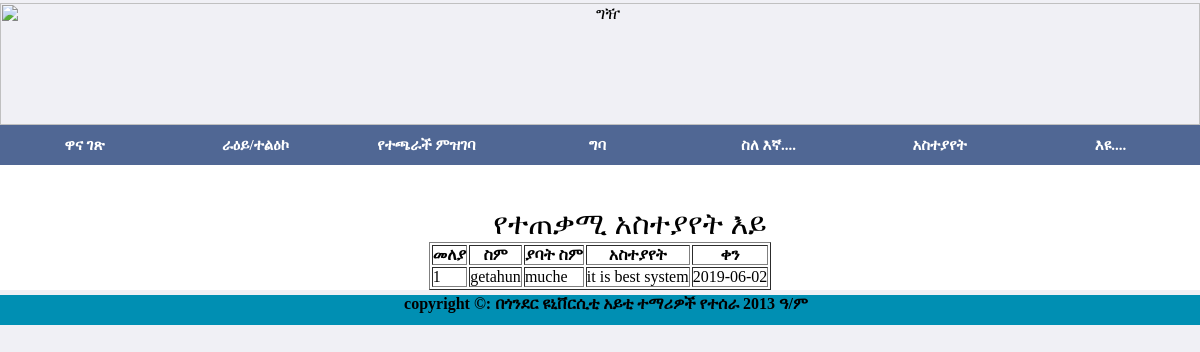
Before: /commented2.php with the older database file.
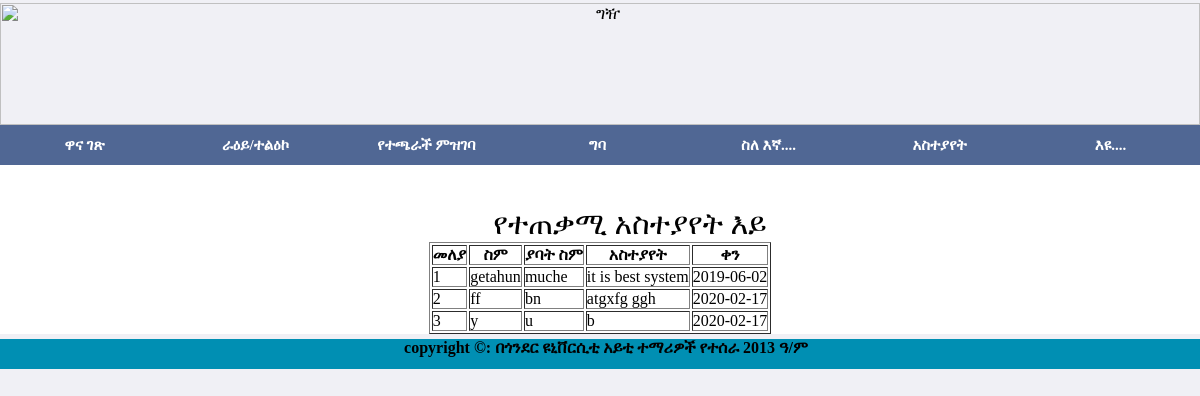
After: the same page with the newer database file.
### tables this page shows
CREATE TABLE IF NOT EXISTS `comment` (
  `id` int(11) NOT NULL AUTO_INCREMENT,
  `fname` varchar(20) DEFAULT NULL,
  `lname` varchar(20) DEFAULT NULL,
  `comment` longtext,
  `date` date DEFAULT NULL,
  PRIMARY KEY (`id`)
);

### viewcomment2.php (the view, shortened to what this page needs)
<br><br>
<html></html></head>
</head>
<p style="float:center;font-size:30px">&nbsp;&nbsp;&nbsp;&nbsp;&nbsp;&nbsp;&nbsp;&nbsp;የተጠቃሚ አስተያየት እይ</p>
<?php
$connection=mysqli_connect("localhost", "root", "");
If($connection){
		$sql=mysqli_select_db($connection,"purchasi");
		If($sql){
             $sql2="select * from comment;";
              $result=mysqli_query($connection,$sql2) ;
			         $res=mysqli_num_rows($result) ;
          If($res>0){
echo "<table border=1 id='tb' cellpadding=10><tr>";
echo "<th>መለያ</th><th>ስም</th><th>ያባት ስም</th><th>አስተያየት</th><th>ቀን</th>" ;
echo"</tr>";
	While($row=mysqli_fetch_array($result))
	{
echo "<tr>";
echo "<td>".$row['id']."</td>";
	echo "<td>".$row['fname']."</td>";
	echo "<td>".$row['lname']."</td>";
	echo "<td>".$row['comment']."</td>";
	echo "<td>".$row['date']."</td>";
	echo "</tr>";
			  }
	echo "</table>";
	?>
			  <?php
		  }else
           die("<font color='red' size='5'>Record Not Selected: </font>".mysqli_error($connection));
       }  else
                       die("<font color='red' size='5'>ዳታቤዙ አልተመረጠም: </font>".mysqli_error($connection));
                    }
					else{
       die("<font color='red' size='5'>ኮኔክሽን ተቋርጧል: </font>".mysqli_error($connection));
 }
  ?>
  </html>

Changed rows visible on the page:
added comment: id "2", fname "ff", lname "bn", comment "atgxfg ggh", date "2020-02-17"
added comment: id "3", fname "y", lname "u", comment "b", date "2020-02-17"
